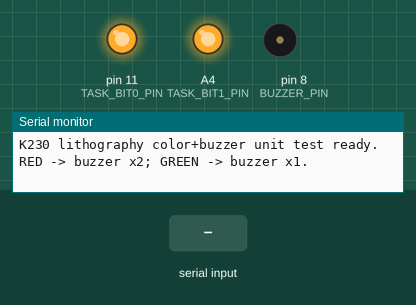
Simulated run of this sketch. Board: Arduino Nano, built with avr-gcc and run on an emulated ATmega328P. Shown: output pins drawn as LEDs (lit = HIGH), buzzer (waves = sounding, pin HIGH), the last lines printed to the serial monitor. The inputs (shaded band) are chosen by the test bench.

Above: at 3.2 s.
3.3 s: "RESULT\n" received over the second serial link
4.8 s: "LITHO\n" received over the second serial link
6.3 s: "RESULT,LITHO,\n" received over the second serial link
At 13.2 s:
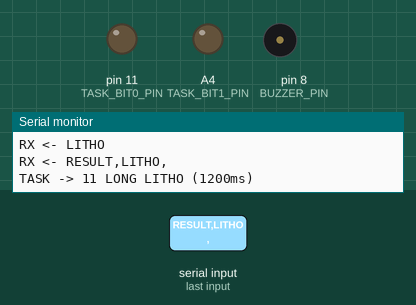
Timing chart, 0 to 13.8 s (numbered marks = the images above; inputs shaded):
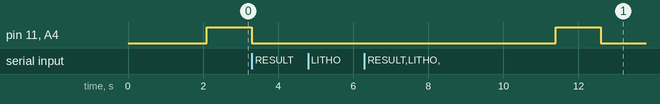

The sketch:

arduino_k230_lithography_unit_test.ino
```cpp
#include <SoftwareSerial.h>
#include <string.h>
#include <stdlib.h>

/* ============================================================
 * K230光刻机状态牌识别与比赛鸣笛独立测试
 *
 * 两位状态按[IO32 IO33]解释。本测试使用11长脉冲：
 *   11保持1200ms = 光刻机状态牌
 *   11保持500ms  = 晶圆桶形状（本测试不使用）
 *
 * 接线保持不变：
 *   Nano D11-S --5V转3.3V分压--> K230 IO33
 *   Nano A4-S  --5V转3.3V分压--> K230 IO32
 *   K230 IO9/UART1_TX ----------> Nano D12/SoftwareSerial RX
 *   Nano GND --------------------> K230 GND
 *   D11/A4接口的5V均不接，K230 IO10物理不接。
 *
 * K230必须运行12_four_task_vision_service.py，返回：
 *   BUSY,LITHO
 *   RESULT,LITHO,RED|GREEN|U,<largest_pixels>
 *
 * 比赛动作：红色故障牌鸣笛2声；绿色正常牌鸣笛1声。
 * ============================================================ */

const uint8_t K230_RX_PIN = 12;
const uint8_t K230_UNUSED_TX_PIN = A5;
const uint8_t TASK_BIT0_PIN = 11;  // IO33
const uint8_t TASK_BIT1_PIN = A4;  // IO32
const uint8_t BUZZER_PIN = 8;

const unsigned long K230_BAUDRATE = 57600;
const unsigned long USB_BAUDRATE = 115200;
const unsigned long LITHOGRAPHY_TRIGGER_HIGH_MS = 1200;
const unsigned long RESPONSE_TIMEOUT_MS = 4500;
const unsigned long TEST_INTERVAL_MS = 5000;

SoftwareSerial k230Serial(K230_RX_PIN, K230_UNUSED_TX_PIN);

void setTaskCode(uint8_t code) {
  digitalWrite(TASK_BIT0_PIN, (code & 0x01) ? HIGH : LOW);
  digitalWrite(TASK_BIT1_PIN, (code & 0x02) ? HIGH : LOW);
}

void clearK230Input() {
  while (k230Serial.available() > 0) {
    k230Serial.read();
  }
}

void buzzerAlarm(uint8_t count, unsigned int intervalMs) {
  for (uint8_t index = 0; index < count; index++) {
    digitalWrite(BUZZER_PIN, HIGH);
    delay(intervalMs);
    digitalWrite(BUZZER_PIN, LOW);
    delay(intervalMs);
  }
}

bool parseLithographyResult(
    char *line,
    char *color,
    size_t colorSize,
    unsigned long *largestPixels
) {
  char *messageType = strtok(line, ",");
  char *taskType = strtok(NULL, ",");
  char *colorText = strtok(NULL, ",");
  char *pixelsText = strtok(NULL, ",");

  if (messageType == NULL || strcmp(messageType, "RESULT") != 0 ||
      taskType == NULL || strcmp(taskType, "LITHO") != 0 ||
      colorText == NULL || pixelsText == NULL) {
    return false;
  }

  strncpy(color, colorText, colorSize - 1);
  color[colorSize - 1] = '\0';
  *largestPixels = strtoul(pixelsText, NULL, 10);
  return true;
}

bool requestLithography(
    char *color,
    size_t colorSize,
    unsigned long *largestPixels
) {
  char line[80];
  uint8_t lineLength = 0;

  setTaskCode(0);
  delay(100);
  clearK230Input();

  setTaskCode(3);  // [IO32 IO33] = 11
  delay(LITHOGRAPHY_TRIGGER_HIGH_MS);
  setTaskCode(0);

  Serial.println(F("TASK -> 11 LONG LITHO (1200ms)"));
  unsigned long startedAt = millis();

  while (millis() - startedAt < RESPONSE_TIMEOUT_MS) {
    while (k230Serial.available() > 0) {
      char received = (char)k230Serial.read();

      if (received == '\n') {
        if (lineLength == 0) {
          continue;
        }
        if (line[lineLength - 1] == '\r') {
          lineLength--;
        }
        line[lineLength] = '\0';

        Serial.print(F("RX <- "));
        Serial.println(line);

        if (strncmp(line, "RESULT,LITHO,", 13) == 0) {
          return parseLithographyResult(
              line,
              color,
              colorSize,
              largestPixels
          );
        }
        lineLength = 0;

      } else if (lineLength < sizeof(line) - 1) {
        line[lineLength++] = received;
      } else {
        lineLength = 0;
      }
    }
  }

  Serial.println(F("TIMEOUT: no LITHO result received"));
  return false;
}

void setup() {
  Serial.begin(USB_BAUDRATE);
  k230Serial.begin(K230_BAUDRATE);
  k230Serial.listen();

  pinMode(TASK_BIT0_PIN, OUTPUT);
  pinMode(TASK_BIT1_PIN, OUTPUT);
  setTaskCode(0);

  pinMode(BUZZER_PIN, OUTPUT);
  digitalWrite(BUZZER_PIN, LOW);

  Serial.println(F("K230 lithography color+buzzer unit test ready."));
  Serial.println(F("RED -> buzzer x2; GREEN -> buzzer x1."));
  delay(2000);
}

void loop() {
  char color[8] = "U";
  unsigned long largestPixels = 0;

  if (requestLithography(color, sizeof(color), &largestPixels)) {
    Serial.print(F("LITHO COLOR = "));
    Serial.print(color);
    Serial.print(F("  PIXELS = "));
    Serial.println(largestPixels);

    if (strcmp(color, "RED") == 0) {
      Serial.println(F("RED fault sign: buzzer x2"));
      buzzerAlarm(2, 150);
    } else if (strcmp(color, "GREEN") == 0) {
      Serial.println(F("GREEN normal sign: buzzer x1"));
      buzzerAlarm(1, 150);
    } else {
      Serial.println(F("Unknown sign: no buzzer"));
    }
  }

  delay(TEST_INTERVAL_MS);
}
```

Measured:
- after the input at 6.3 s, pin 11 (TASK_BIT0_PIN), A4 (TASK_BIT1_PIN): LOW → HIGH after 5.1 s instead of 6.6 s
